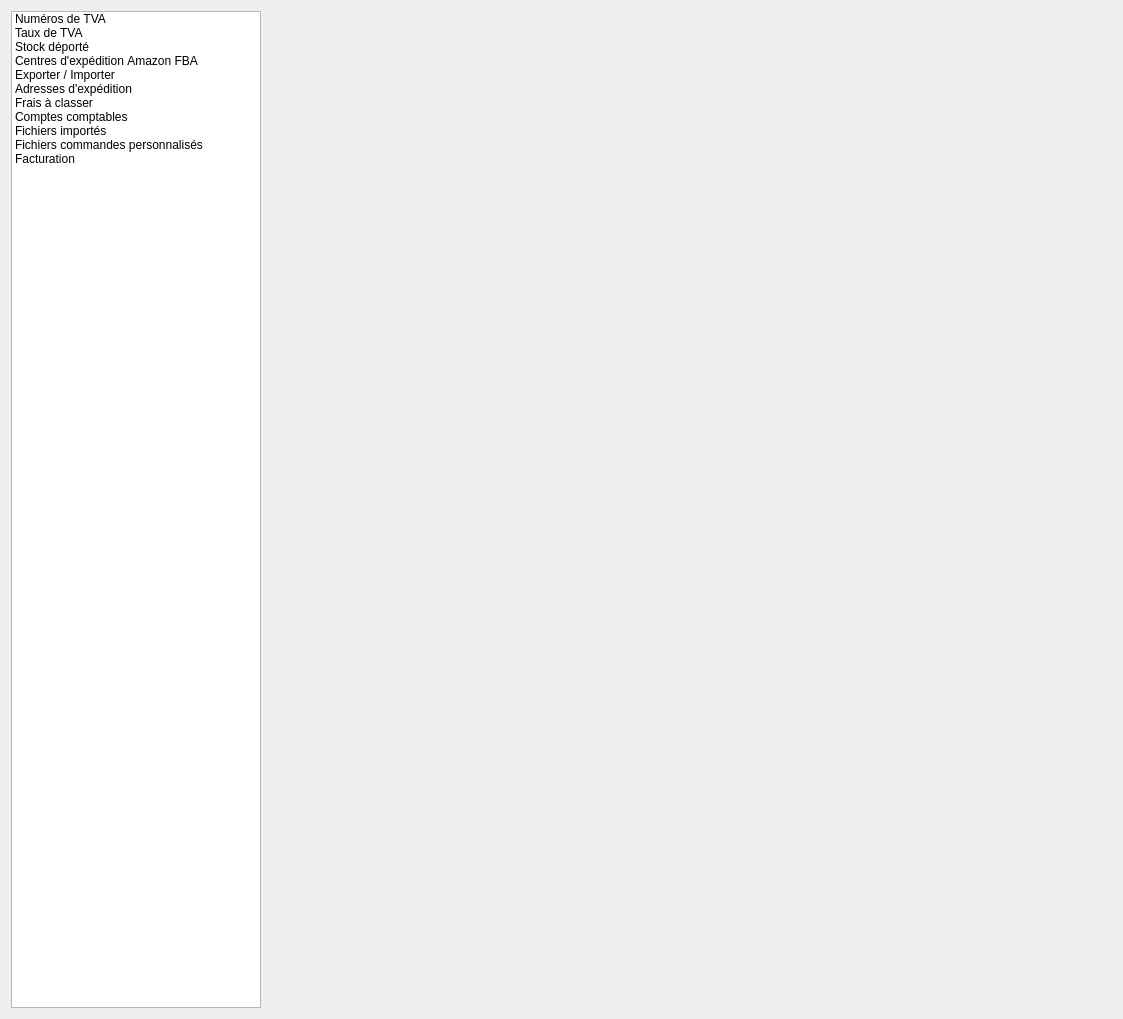
<?xml version="1.0" encoding="UTF-8"?>
<ui version="4.0">
 <class>PaneParams</class>
 <widget class="QWidget" name="PaneParams">
  <property name="geometry">
   <rect>
    <x>0</x>
    <y>0</y>
    <width>1123</width>
    <height>1019</height>
   </rect>
  </property>
  <property name="windowTitle">
   <string>Paramètres</string>
  </property>
  <layout class="QHBoxLayout" name="horizontalLayout">
   <item>
    <widget class="QListWidget" name="listWidget">
     <property name="maximumSize">
      <size>
       <width>250</width>
       <height>16777215</height>
      </size>
     </property>
     <item>
      <property name="text">
       <string>Numéros de TVA</string>
      </property>
     </item>
     <item>
      <property name="text">
       <string>Taux de TVA</string>
      </property>
     </item>
     <item>
      <property name="text">
       <string>Stock déporté</string>
      </property>
     </item>
     <item>
      <property name="text">
       <string>Centres d'expédition Amazon FBA</string>
      </property>
     </item>
     <item>
      <property name="text">
       <string>Exporter / Importer</string>
      </property>
     </item>
     <item>
      <property name="text">
       <string>Adresses d'expédition</string>
      </property>
     </item>
     <item>
      <property name="text">
       <string>Frais à classer</string>
      </property>
     </item>
     <item>
      <property name="text">
       <string>Comptes comptables</string>
      </property>
     </item>
     <item>
      <property name="text">
       <string>Fichiers importés</string>
      </property>
     </item>
     <item>
      <property name="text">
       <string>Fichiers commandes personnalisés</string>
      </property>
     </item>
     <item>
      <property name="text">
       <string>Facturation</string>
      </property>
     </item>
    </widget>
   </item>
   <item>
    <widget class="QStackedWidget" name="stackedWidget">
     <property name="currentIndex">
      <number>0</number>
     </property>
     <widget class="PaneVatNumbers" name="pageVatNumbers"/>
     <widget class="PaneVatParams" name="pageVatParams"/>
     <widget class="PaneDeportedInventory" name="pageDeportedInventory"/>
     <widget class="PaneFbaCenters" name="pageFbaCenters"/>
     <widget class="PaneExportImport" name="pageExportImport"/>
     <widget class="PaneShippingAddresses" name="pageShippingAddresses"/>
     <widget class="PaneFees" name="pageFees"/>
     <widget class="PaneBookKeepingAccounts" name="pageBookKeepingAccounts"/>
     <widget class="PaneImportedReportFiles" name="pageImportedReports"/>
     <widget class="PaneCustomOrderParams" name="pagePaneCustomOrderParams"/>
     <widget class="PaneInvoiceSettings" name="pageInvoiceSettings"/>
    </widget>
   </item>
   <item>
    <spacer name="horizontalSpacer">
     <property name="orientation">
      <enum>Qt::Horizontal</enum>
     </property>
     <property name="sizeHint" stdset="0">
      <size>
       <width>40</width>
       <height>20</height>
      </size>
     </property>
    </spacer>
   </item>
  </layout>
 </widget>
 <customwidgets>
  <customwidget>
   <class>PaneVatParams</class>
   <extends>QWidget</extends>
   <header>gui/panes/PaneVatParams.h</header>
   <container>1</container>
  </customwidget>
  <customwidget>
   <class>PaneFbaCenters</class>
   <extends>QWidget</extends>
   <header>gui/panes/PaneFbaCenters.h</header>
   <container>1</container>
  </customwidget>
  <customwidget>
   <class>PaneExportImport</class>
   <extends>QWidget</extends>
   <header>gui/panes/PaneExportImport.h</header>
   <container>1</container>
  </customwidget>
  <customwidget>
   <class>PaneShippingAddresses</class>
   <extends>QWidget</extends>
   <header>gui/panes/PaneShippingAddresses.h</header>
   <container>1</container>
  </customwidget>
  <customwidget>
   <class>PaneFees</class>
   <extends>QWidget</extends>
   <header>gui/panes/PaneFees.h</header>
   <container>1</container>
  </customwidget>
  <customwidget>
   <class>PaneImportedReportFiles</class>
   <extends>QWidget</extends>
   <header>gui/panes/PaneImportedReportFiles.h</header>
   <container>1</container>
  </customwidget>
  <customwidget>
   <class>PaneVatNumbers</class>
   <extends>QWidget</extends>
   <header>gui/panes/PaneVatNumbers.h</header>
   <container>1</container>
  </customwidget>
  <customwidget>
   <class>PaneDeportedInventory</class>
   <extends>QWidget</extends>
   <header>gui/panes/PaneDeportedInventory.h</header>
   <container>1</container>
  </customwidget>
  <customwidget>
   <class>PaneBookKeepingAccounts</class>
   <extends>QWidget</extends>
   <header>gui/panes/PaneBookKeepingAccounts.h</header>
   <container>1</container>
  </customwidget>
  <customwidget>
   <class>PaneCustomOrderParams</class>
   <extends>QWidget</extends>
   <header>gui/panes/PaneCustomOrderParams.h</header>
   <container>1</container>
  </customwidget>
  <customwidget>
   <class>PaneInvoiceSettings</class>
   <extends>QWidget</extends>
   <header>gui/panes/PaneInvoiceSettings.h</header>
   <container>1</container>
  </customwidget>
 </customwidgets>
 <resources/>
 <connections>
  <connection>
   <sender>listWidget</sender>
   <signal>currentRowChanged(int)</signal>
   <receiver>stackedWidget</receiver>
   <slot>setCurrentIndex(int)</slot>
   <hints>
    <hint type="sourcelabel">
     <x>223</x>
     <y>163</y>
    </hint>
    <hint type="destinationlabel">
     <x>411</x>
     <y>174</y>
    </hint>
   </hints>
  </connection>
 </connections>
</ui>
